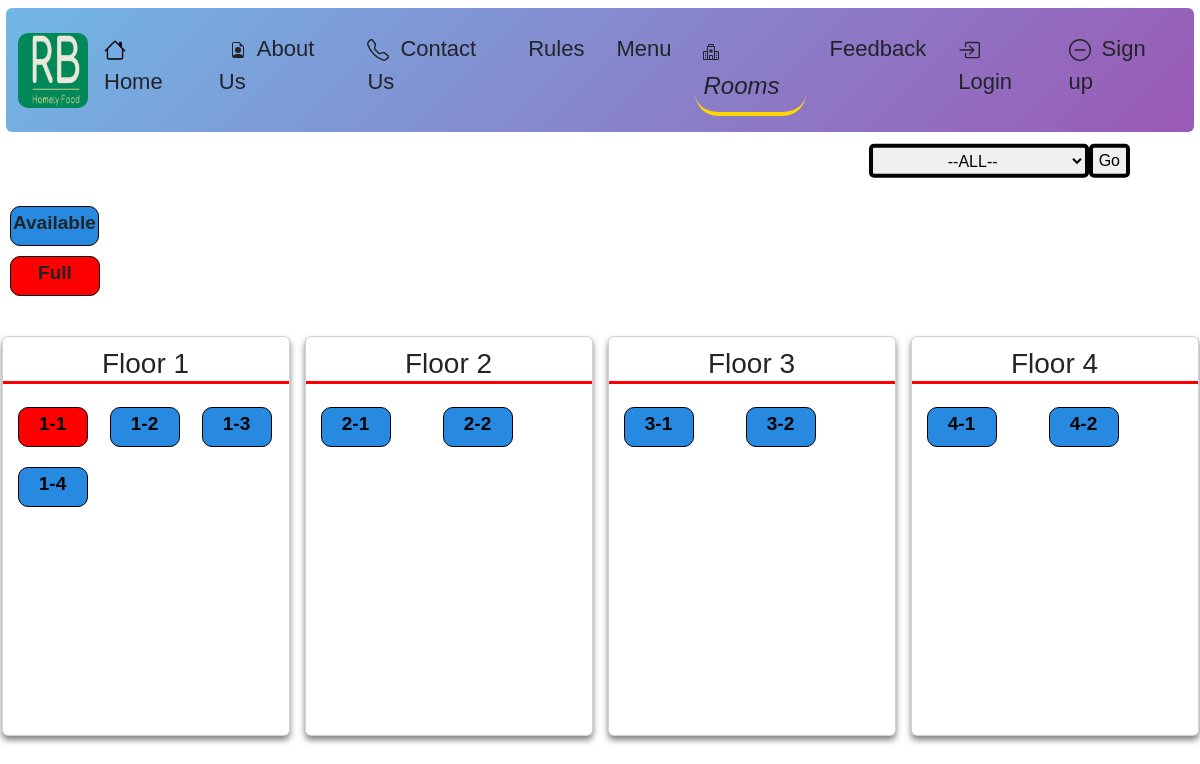
Screenshot of /rooms with the database file from the repository.
### Hostel/models.py (models this page shows)
class Hostel(m.Model):
    rt=[
        ("AC 2-Sharing","AC 2-Sharing"),
        ("AC 3-Sharing","AC 3-Sharing"),
        ("Non AC 2-Sharing","Non AC 2-Sharing"),
        ("Non AC 3-Sharing","Non AC 3-Sharing"),
    ]
    av=[
        ("Full/Unavailable","Full/Unavailable"),
        ("Available","Available"),
    ]
    floor_no=m.IntegerField()
    room_no=m.CharField(max_length=10,primary_key=True)
    room_type=m.CharField(max_length=30,choices=rt)
    room_status=m.CharField(max_length=25,choices=av)
    total_no_of_beds=m.IntegerField()
    no_of_beds_ava=m.IntegerField()
    fee=m.IntegerField()

### Login/views.py (the view, shortened to what this page needs)
# urls.py: path('rooms',lv.rooms,name="rooms"),
def rooms(request):
    d={}
    fr=hm.Hostel.objects.order_by('-floor_no').first()
    f=[]
    for i in range(1,fr.floor_no+1):
        f.append(i)
    for i in f:
        d[i]=list(hm.Hostel.objects.filter(floor_no=i))
    return render(request,"rooms.html",{"floors":f,"flats":d})

### Login/templatetags/custom_filters.py (called while the page is built)
@register.filter(name='get_rooms')
def get_rooms(d,i):
    try:
        return d[i]
    except:
        return []

### Login/templates/rooms.html (shortened to what this page needs)
{% extends 'navbar.html' %}
{% load custom_filters %}
{% load static %}
{% block home %}
    <form method="post">
        <div style="margin-right:70px;padding-top:10px;justify-content:end;display:flex;margin-bottom: 30px;position:sticky;top:16%;z-index:4;">
            <select name="search" style="margin:0px;width:220px;text-align: center;cursor:pointer;border:4px solid black;border-radius: 5px;">
                <option value="all">--ALL--</option>
            </select>
        <button type="Submit" style="margin:0px;text-align: center;border:4px solid black;border-radius: 5px;">Go</button>
    </div>
    <div >
        <div style="position:sticky;top:18%;z-index:4;">
            <div class="grid-item" id="pfull" title="Blue colour Represents Available Rooms" style="width:fit-content;cursor:pointer;" >Available</div>
            <div class="grid-item" id="full" title="Red colour Represents Completely Filled Rooms" style="background: red;width:90px;cursor:pointer;" >Full</div>
        </div>
        <div class="team-cards " style="margin-bottom: 100px;">
            {% for i in floors %}
            <div class="card">
                <h3 style="text-align: center; margin-top:10px;border-bottom: 3px solid red;">Floor {{i}}</h3>
                <div class="grid-main" style="overflow-y: scroll;">
                    {% with flats|get_rooms:i as rms %}
                    {% for j in rms %}
                        {% if request.user.role_type == "Admin" %}
                            {% if j.room_status == "Available" %}
                                {% if j.no_of_beds_ava != j.total_no_of_beds %}
                                <div class="grid-item" ><a  href="{% url 'room_info' j.room_no %}">{{j.room_no}}</a></div>
                                {% else %}
                                <div class="grid-item" style="background: green;"><a href="{% url 'room_info' j.room_no %}">{{j.room_no}}</a></div>
                                {% endif %}
                            {% else %}
                                <div class="grid-item" style="background: red;"><a href="{% url 'room_info' j.room_no %}">{{j.room_no}}</a></div>
                            {% endif %}
                        {% else %}
                            {% if j.room_status == "Available" %}
                                <div class="grid-item" ><a  href="#">{{j.room_no}}</a></div>
                            {% else %}
                                <div class="grid-item" style="background: red;"><a href="#">{{j.room_no}}</a></div>
                            {% endif %}
                        {% endif %}
                    {% endfor %}
                    {% endwith %}
                </div>
            </div>
            {% endfor %}
        </div>
    </form>
{% endblock %}

### rows the page displays
Hostel: room_no "1-1"
Hostel: room_no "1-2"
Hostel: room_no "1-3"
Hostel: room_no "1-4"
Hostel: room_no "2-1"
Hostel: room_no "2-2"
Hostel: room_no "3-1"
Hostel: room_no "3-2"
Hostel: room_no "4-1"
Hostel: room_no "4-2"

### other values shown
{{ i }} "1" "2" "3" "4"
